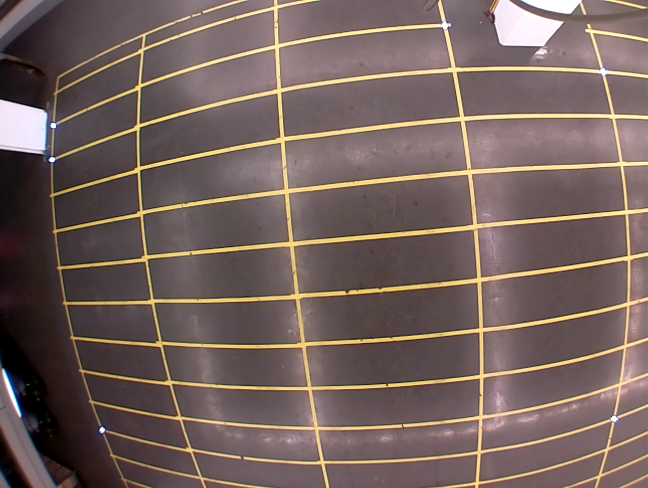
#> input picture grid_img.png, 1296 x 976 px (shown at 1/2 size)
$ python yellow.py
#> lines starting #> are read from the running program, lines starting #| are printed output that depends on the picture; after the words box and inside, x2 and y2 are one past the last pixel; in counts of white or black regions, pixels touching at a corner belong together; long printed decimals are rounded
import cv2
import numpy as np

# grid_img = cv2.imread('50000.jpg')
grid_img = cv2.imread('grid_img.png')
#> grid_img is the input picture: shape (976, 1296, 3); mean B, G, R 93.5, 98.5, 116.2

small_grid_img = cv2.pyrDown(grid_img)

img_b, img_g, img_r = cv2.split(small_grid_img)
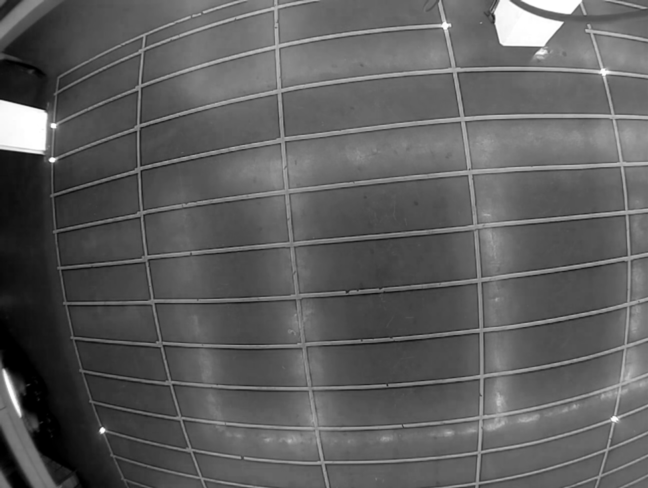
#> img_b: shape (488, 648); min 0, max 255, mean 93.5
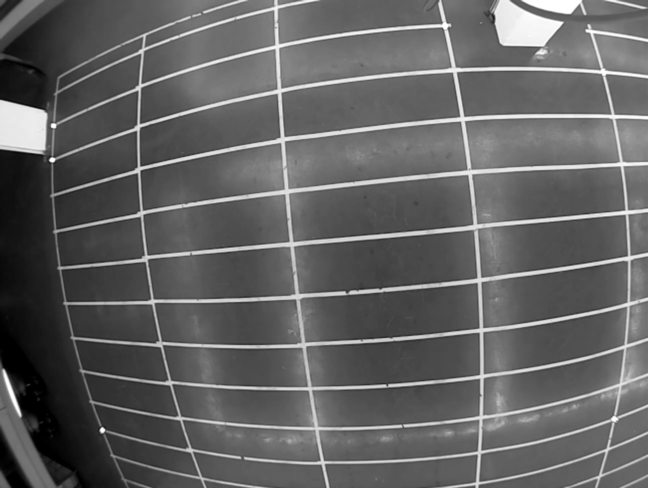
#> img_g: shape (488, 648); min 0, max 255, mean 98.5
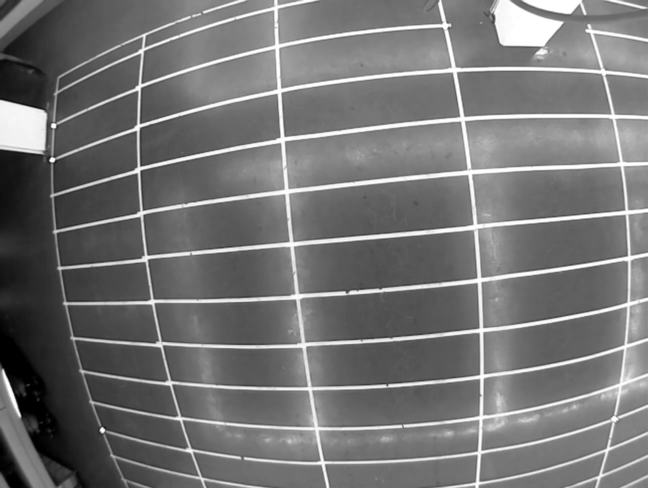
#> img_r: shape (488, 648); min 0, max 255, mean 116.2
img_b = img_b.astype(np.float32)

print(img_b.shape, img_b.dtype)
#| (488, 648) float32

img_b = img_b + 1
ratio_rb = img_r/img_b
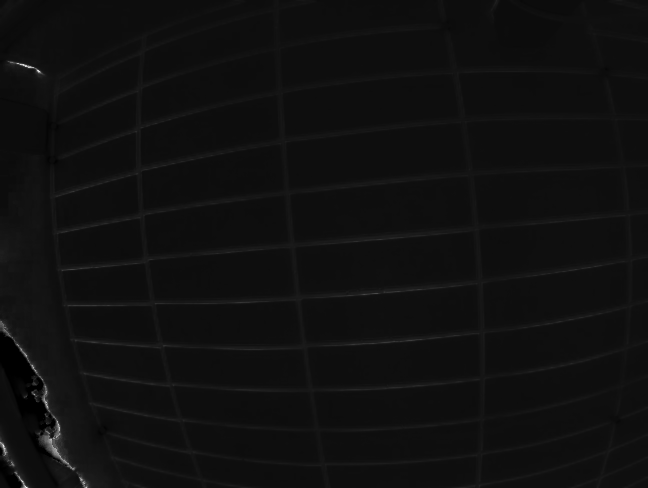
#> ratio_rb: shape (488, 648) float32; min 0, max 20, mean 1.27; drawn with min black and max white
ratio_gb = img_g/img_b
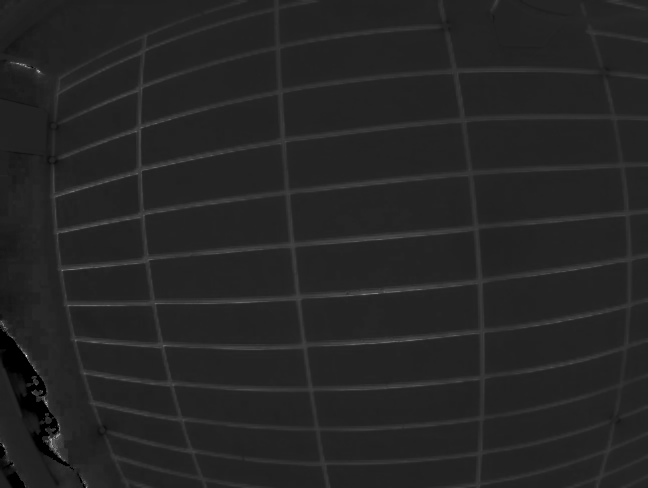
#> ratio_gb: shape (488, 648) float32; min 0, max 7, mean 1.03; drawn with min black and max white

maxrb = np.max(ratio_rb)
#> maxrb = 20
maxgb = np.max(ratio_gb)
#> maxgb = 7
print(maxrb, maxgb)
#| 20.0 7.0

minrb = np.min(ratio_rb)
#> minrb = 0
mingb = np.min(ratio_gb)
#> mingb = 0
print(minrb, mingb)
#| 0.0 0.0

mask_rb = ratio_rb > 1.3
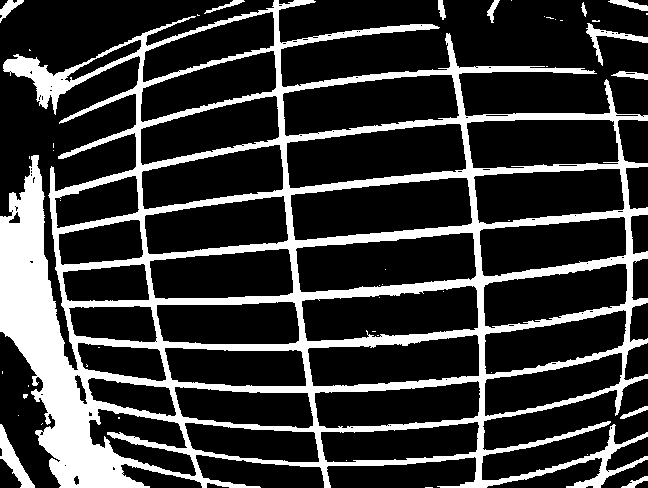
#> mask_rb: shape (488, 648) bool; 21.9% white; 46 white regions (34 under 20 px), largest, box (x1, y1, x2, y2) and area: (0, 0, 648, 488) 66594, (0, 424, 35, 488) 713, (586, 23, 648, 66) 513
mask_gb = ratio_gb > 1.2
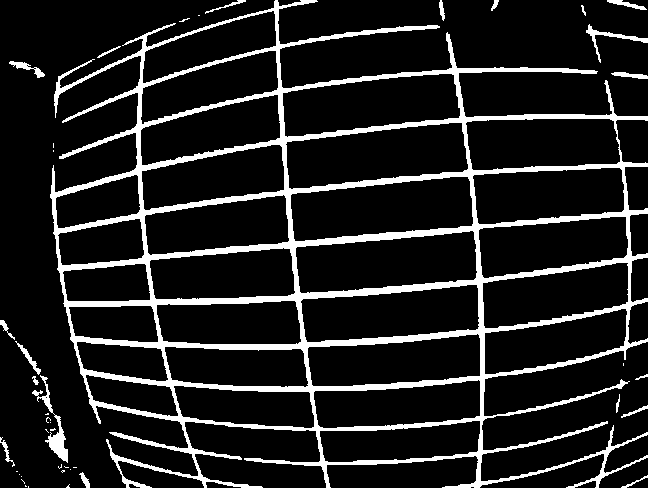
#> mask_gb: shape (488, 648) bool; 12.7% white; 42 white regions (22 under 20 px), largest, box (x1, y1, x2, y2) and area: (50, 0, 648, 488) 37598, (32, 375, 68, 463) 641, (586, 24, 648, 63) 337
mask = mask_rb & mask_rb
print(ratio_rb)
#> (printed output is left out)
# print(mask)
color = np.full(small_grid_img.shape, (0, 0, 0), dtype=np.uint8)
color[mask] = (255,255,255)

cv2.imwrite('yellow.jpg', color)
# [7 lines of commented-out code are left out]

ratio_rb = ratio_rb * 255 / maxrb

maxrb = np.max(ratio_rb)
#> maxrb = 255
print(maxrb)
#| 255.0

img_rb = ratio_rb.astype(np.uint8)
cv2.imwrite('img_rb.jpg', img_rb)
cv2.imshow('img_rb',img_rb)
key = cv2.waitKey(0)
#> (key Esc is pressed here)

maxrb = np.max(img_rb)
print(maxrb)
#| 255

$ run again, with frame_0040.png copied over grid_img.png
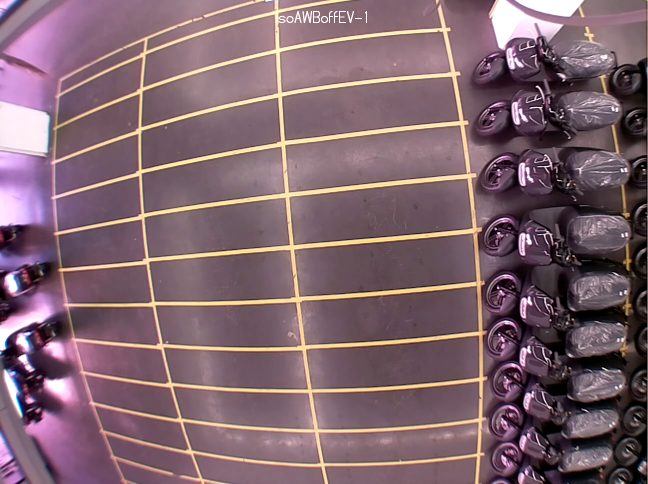
#> input picture frame_0040.png, 1296 x 968 px (shown at 1/2 size)
#> grid_img is the input picture: shape (968, 1296, 3); mean B, G, R 110, 100.6, 127.3
#| (484, 648) float32
#> `ratio_gb = img_g/img_b`:
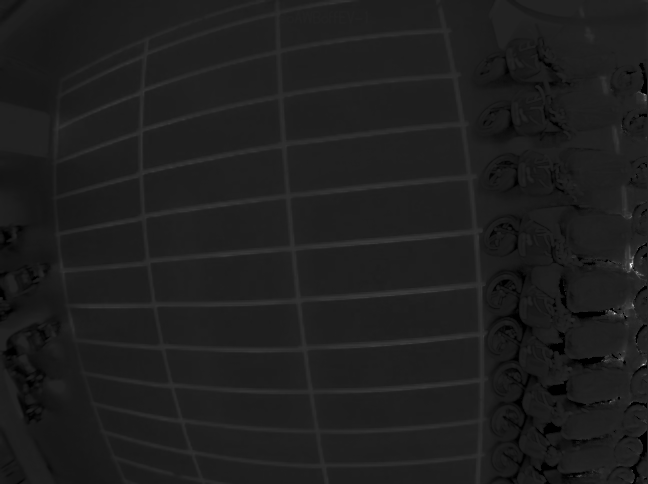
#> ratio_gb: shape (484, 648) float32; min 0, max 7.33, mean 0.882; drawn with min black and max white
#> `maxrb = np.max(ratio_rb)`: maxrb = 25
#> maxgb = 7.33
#| 25.0 7.333
#> minrb = 0
#| 0.0 0.0
#> mask_rb: shape (484, 648) bool; 13.7% white; 307 white regions (238 under 20 px), largest, box (x1, y1, x2, y2) and area: (46, 0, 489, 484) 29766, (569, 206, 648, 451) 4717, (607, 163, 647, 231) 856
#> `mask_gb = ratio_gb > 1.2`:
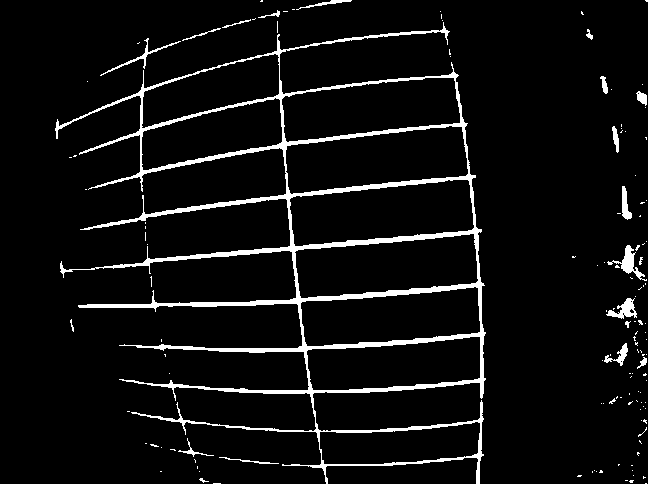
#> mask_gb: shape (484, 648) bool; 5.9% white; 135 white regions (115 under 20 px), largest, box (x1, y1, x2, y2) and area: (55, 22, 486, 484) 15901, (607, 245, 647, 281) 364, (606, 298, 637, 319) 297
#> (printed output is left out)
#> `maxrb = np.max(ratio_rb)`: maxrb = 255
#| 255.0
#| 255
